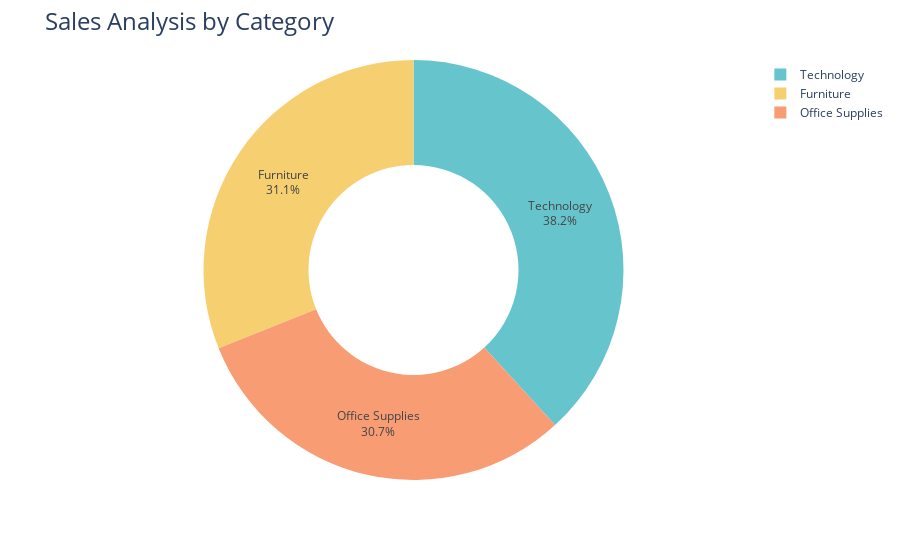

The notebook cell this image was saved under:
### Code cell
fig = px.pie(sales_by_category,
             values='Sales',
             names='Category',
             hole=0.5,
             color_discrete_sequence=px.colors.qualitative.Pastel)
fig.update_traces(textposition='inside', textinfo='percent+label')
fig.update_layout(title_text='Sales Analysis by Category', title_font = dict(size = 24))

fig.show()

### Figure 1 — Plotly figure (JSON) as saved in the notebook; plotly's stock layout.template omitted (floating-point values rounded to 4 significant figures)
{"data": [{"domain": {"x": [0, 1], "y": [0, 1]}, "hole": 0.5, "hovertemplate": "Category=%{label}<br>Sales=%{value}<extra></extra>", "labels": ["Furniture", "Office Supplies", "Technology"], "legendgroup": "", "name": "", "showlegend": true, "textinfo": "percent+label", "textposition": "inside", "type": "pie", "values": [329900.0, 325800.0, 405700.0]}], "layout": {"legend": {"tracegroupgap": 0}, "margin": {"t": 60}, "piecolorway": ["rgb(102, 197, 204)", "rgb(246, 207, 113)", "rgb(248, 156, 116)", "rgb(220, 176, 242)", "rgb(135, 197, 95)", "rgb(158, 185, 243)", "rgb(254, 136, 177)", "rgb(201, 219, 116)", "rgb(139, 224, 164)", "rgb(180, 151, 231)", "rgb(179, 179, 179)"], "title": {"font": {"size": 24}, "text": "Sales Analysis by Category"}}}
